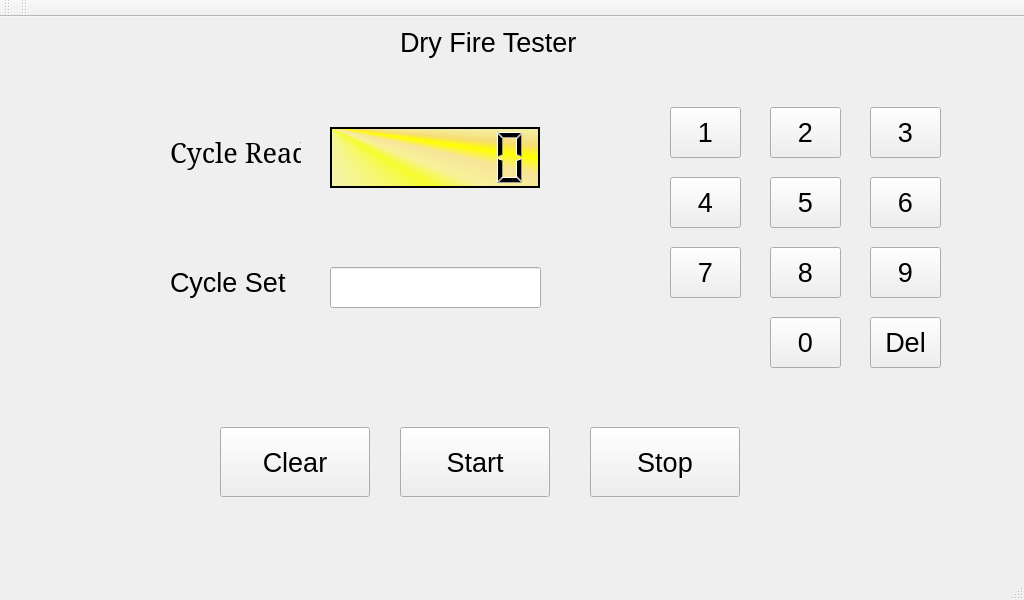
<?xml version="1.0" encoding="UTF-8"?>
<ui version="4.0">
 <class>MainWindow</class>
 <widget class="QMainWindow" name="MainWindow">
  <property name="geometry">
   <rect>
    <x>0</x>
    <y>0</y>
    <width>1024</width>
    <height>600</height>
   </rect>
  </property>
  <property name="font">
   <font>
    <pointsize>20</pointsize>
    <italic>false</italic>
    <underline>false</underline>
    <strikeout>false</strikeout>
    <kerning>true</kerning>
   </font>
  </property>
  <property name="windowTitle">
   <string>MainWindow</string>
  </property>
  <widget class="QWidget" name="centralWidget">
   <widget class="QPushButton" name="btnStart">
    <property name="geometry">
     <rect>
      <x>400</x>
      <y>410</y>
      <width>150</width>
      <height>70</height>
     </rect>
    </property>
    <property name="text">
     <string>Start</string>
    </property>
   </widget>
   <widget class="QLabel" name="lblCycle">
    <property name="geometry">
     <rect>
      <x>170</x>
      <y>110</y>
      <width>131</width>
      <height>51</height>
     </rect>
    </property>
    <property name="font">
     <font>
      <family>Serif</family>
      <pointsize>20</pointsize>
      <weight>9</weight>
      <italic>false</italic>
      <bold>false</bold>
     </font>
    </property>
    <property name="styleSheet">
     <string notr="true">
font: 75 20pt &quot;Serif&quot;;</string>
    </property>
    <property name="text">
     <string>Cycle Read</string>
    </property>
   </widget>
   <widget class="QLCDNumber" name="lcdNumber">
    <property name="geometry">
     <rect>
      <x>330</x>
      <y>110</y>
      <width>210</width>
      <height>61</height>
     </rect>
    </property>
    <property name="minimumSize">
     <size>
      <width>210</width>
      <height>61</height>
     </size>
    </property>
    <property name="whatsThis">
     <string/>
    </property>
    <property name="autoFillBackground">
     <bool>false</bool>
    </property>
    <property name="styleSheet">
     <string notr="true">background-color: qconicalgradient(cx:0, cy:0, angle:135, stop:0 rgba(255, 255, 0, 69), stop:0.375 rgba(255, 255, 0, 69), stop:0.423533 rgba(251, 255, 0, 145), stop:0.45 rgba(247, 255, 0, 208), stop:0.477581 rgba(255, 244, 71, 130), stop:0.518717 rgba(255, 218, 71, 130), stop:0.55 rgba(255, 255, 0, 255), stop:0.57754 rgba(255, 203, 0, 130), stop:0.625 rgba(255, 255, 0, 69), stop:1 rgba(0, 0, 50, 69));</string>
    </property>
    <property name="frameShape">
     <enum>QFrame::WinPanel</enum>
    </property>
    <property name="frameShadow">
     <enum>QFrame::Plain</enum>
    </property>
    <property name="digitCount">
     <number>6</number>
    </property>
   </widget>
   <widget class="QPushButton" name="btnEnd">
    <property name="geometry">
     <rect>
      <x>590</x>
      <y>410</y>
      <width>150</width>
      <height>70</height>
     </rect>
    </property>
    <property name="text">
     <string>Stop</string>
    </property>
   </widget>
   <widget class="QLabel" name="lblCycle_2">
    <property name="geometry">
     <rect>
      <x>170</x>
      <y>240</y>
      <width>131</width>
      <height>51</height>
     </rect>
    </property>
    <property name="styleSheet">
     <string notr="true">
font: 75 20pt &quot;Serif&quot;;</string>
    </property>
    <property name="text">
     <string>Cycle Set</string>
    </property>
   </widget>
   <widget class="QPushButton" name="btnClear">
    <property name="geometry">
     <rect>
      <x>220</x>
      <y>410</y>
      <width>150</width>
      <height>70</height>
     </rect>
    </property>
    <property name="text">
     <string>Clear</string>
    </property>
   </widget>
   <widget class="QPushButton" name="btn1_7">
    <property name="geometry">
     <rect>
      <x>670</x>
      <y>230</y>
      <width>71</width>
      <height>51</height>
     </rect>
    </property>
    <property name="mouseTracking">
     <bool>false</bool>
    </property>
    <property name="acceptDrops">
     <bool>false</bool>
    </property>
    <property name="text">
     <string>7</string>
    </property>
   </widget>
   <widget class="QPushButton" name="btn1_1">
    <property name="geometry">
     <rect>
      <x>670</x>
      <y>90</y>
      <width>71</width>
      <height>51</height>
     </rect>
    </property>
    <property name="mouseTracking">
     <bool>false</bool>
    </property>
    <property name="acceptDrops">
     <bool>false</bool>
    </property>
    <property name="text">
     <string>1</string>
    </property>
   </widget>
   <widget class="QPushButton" name="btn1_5">
    <property name="geometry">
     <rect>
      <x>770</x>
      <y>160</y>
      <width>71</width>
      <height>51</height>
     </rect>
    </property>
    <property name="mouseTracking">
     <bool>false</bool>
    </property>
    <property name="acceptDrops">
     <bool>false</bool>
    </property>
    <property name="text">
     <string>5</string>
    </property>
   </widget>
   <widget class="QPushButton" name="btn1_3">
    <property name="geometry">
     <rect>
      <x>870</x>
      <y>90</y>
      <width>71</width>
      <height>51</height>
     </rect>
    </property>
    <property name="mouseTracking">
     <bool>false</bool>
    </property>
    <property name="acceptDrops">
     <bool>false</bool>
    </property>
    <property name="text">
     <string>3</string>
    </property>
   </widget>
   <widget class="QPushButton" name="btn1_6">
    <property name="geometry">
     <rect>
      <x>870</x>
      <y>160</y>
      <width>71</width>
      <height>51</height>
     </rect>
    </property>
    <property name="mouseTracking">
     <bool>false</bool>
    </property>
    <property name="acceptDrops">
     <bool>false</bool>
    </property>
    <property name="text">
     <string>6</string>
    </property>
   </widget>
   <widget class="QPushButton" name="btn1_2">
    <property name="geometry">
     <rect>
      <x>770</x>
      <y>90</y>
      <width>71</width>
      <height>51</height>
     </rect>
    </property>
    <property name="mouseTracking">
     <bool>false</bool>
    </property>
    <property name="acceptDrops">
     <bool>false</bool>
    </property>
    <property name="autoFillBackground">
     <bool>true</bool>
    </property>
    <property name="text">
     <string>2</string>
    </property>
   </widget>
   <widget class="QPushButton" name="btn1_10">
    <property name="geometry">
     <rect>
      <x>770</x>
      <y>300</y>
      <width>71</width>
      <height>51</height>
     </rect>
    </property>
    <property name="mouseTracking">
     <bool>false</bool>
    </property>
    <property name="acceptDrops">
     <bool>false</bool>
    </property>
    <property name="text">
     <string>0</string>
    </property>
   </widget>
   <widget class="QPushButton" name="btn1_9">
    <property name="geometry">
     <rect>
      <x>870</x>
      <y>230</y>
      <width>71</width>
      <height>51</height>
     </rect>
    </property>
    <property name="mouseTracking">
     <bool>false</bool>
    </property>
    <property name="acceptDrops">
     <bool>false</bool>
    </property>
    <property name="text">
     <string>9</string>
    </property>
   </widget>
   <widget class="QPushButton" name="btn1_4">
    <property name="geometry">
     <rect>
      <x>670</x>
      <y>160</y>
      <width>71</width>
      <height>51</height>
     </rect>
    </property>
    <property name="mouseTracking">
     <bool>false</bool>
    </property>
    <property name="acceptDrops">
     <bool>false</bool>
    </property>
    <property name="text">
     <string>4</string>
    </property>
   </widget>
   <widget class="QPushButton" name="btn1_11">
    <property name="geometry">
     <rect>
      <x>870</x>
      <y>300</y>
      <width>71</width>
      <height>51</height>
     </rect>
    </property>
    <property name="mouseTracking">
     <bool>false</bool>
    </property>
    <property name="acceptDrops">
     <bool>false</bool>
    </property>
    <property name="text">
     <string>Del</string>
    </property>
   </widget>
   <widget class="QPushButton" name="btn1_8">
    <property name="geometry">
     <rect>
      <x>770</x>
      <y>230</y>
      <width>71</width>
      <height>51</height>
     </rect>
    </property>
    <property name="mouseTracking">
     <bool>false</bool>
    </property>
    <property name="acceptDrops">
     <bool>false</bool>
    </property>
    <property name="text">
     <string>8</string>
    </property>
   </widget>
   <widget class="QLineEdit" name="txtCycle">
    <property name="geometry">
     <rect>
      <x>330</x>
      <y>250</y>
      <width>211</width>
      <height>41</height>
     </rect>
    </property>
    <property name="maxLength">
     <number>6</number>
    </property>
   </widget>
   <widget class="QLabel" name="label">
    <property name="geometry">
     <rect>
      <x>400</x>
      <y>10</y>
      <width>181</width>
      <height>31</height>
     </rect>
    </property>
    <property name="text">
     <string>Dry Fire Tester</string>
    </property>
   </widget>
  </widget>
  <widget class="QToolBar" name="mainToolBar">
   <attribute name="toolBarArea">
    <enum>TopToolBarArea</enum>
   </attribute>
   <attribute name="toolBarBreak">
    <bool>false</bool>
   </attribute>
  </widget>
  <widget class="QStatusBar" name="statusBar"/>
  <widget class="QMenuBar" name="menuBar">
   <property name="geometry">
    <rect>
     <x>0</x>
     <y>0</y>
     <width>1024</width>
     <height>41</height>
    </rect>
   </property>
  </widget>
  <widget class="QToolBar" name="toolBar">
   <property name="windowTitle">
    <string>toolBar</string>
   </property>
   <attribute name="toolBarArea">
    <enum>TopToolBarArea</enum>
   </attribute>
   <attribute name="toolBarBreak">
    <bool>false</bool>
   </attribute>
  </widget>
  <action name="actionDry_Fire_Tester">
   <property name="text">
    <string>Dry Fire Tester</string>
   </property>
  </action>
 </widget>
 <layoutdefault spacing="6" margin="11"/>
 <resources/>
 <connections/>
</ui>
